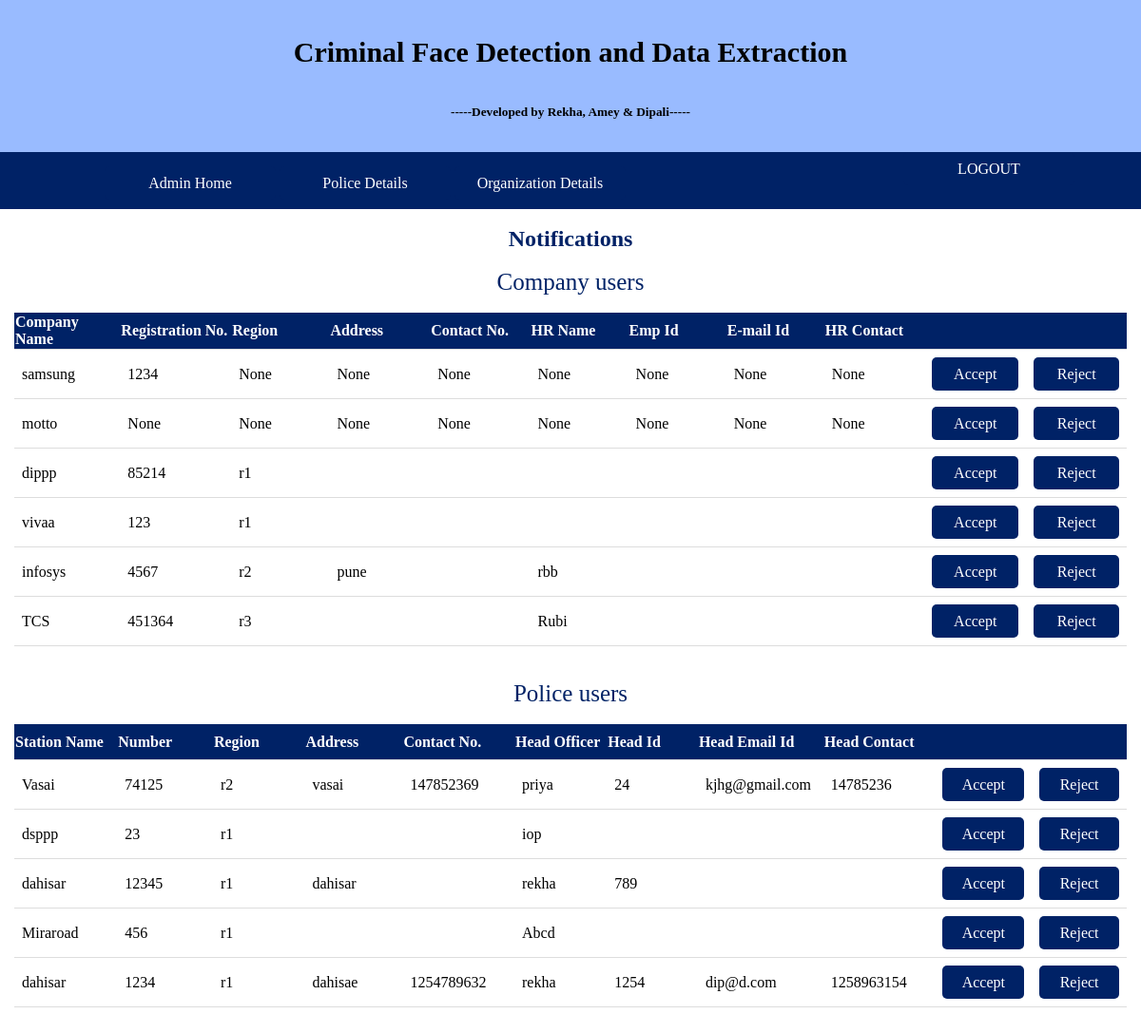
Page /admin_home on the earlier database version.
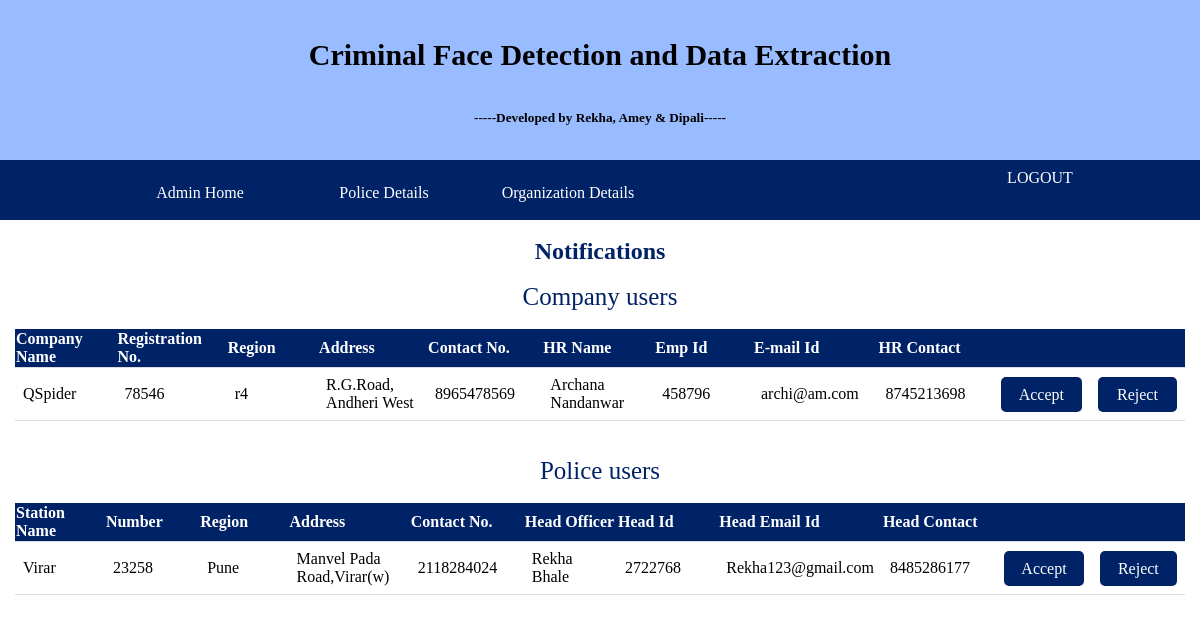
Same page on the later database version.
### tables this page shows
CREATE TABLE "company_reg" (
	`name_of_comp`	TEXT,
	`reg_no`	INTEGER,
	`region`	TEXT,
	`address_comp`	TEXT,
	`ps_phone`	INTEGER,
	`hr_name`	TEXT,
	`emp_id`	INTEGER,
	`hr_aadhar`	INTEGER,
	`hr_pan`	INTEGER,
	`hr_email`	TEXT,
	`hr_mob_no`	NUMERIC,
	`head_user_id`	TEXT,
	`head_pass`	BLOB,
	`head_pass2`	TEXT,
	`status`	INTEGER DEFAULT 'false',
	`usertype`	TEXT DEFAULT 'company'
);

CREATE TABLE "police_reg" (
	`name_of_police_stn`	TEXT,
	`police_stn_no`	INTEGER,
	`region1`	TEXT,
	`address_ps`	TEXT,
	`ps_phone1`	INTEGER,
	`head_officer`	TEXT,
	`head_id`	INTEGER,
	`head_aadhar`	INTEGER,
	`head_pan`	INTEGER,
	`head_email`	TEXT,
	`head_mob_no`	NUMERIC,
	`head_user_id1`	TEXT,
	`head_pass1`	BLOB,
	`head_pass21`	TEXT,
	`usertype`	TEXT DEFAULT 'police',
	`status`	INTEGER DEFAULT 'false'
);

### app.py (the view)
@app.route('/admin_home')
def admin_home():
    con = sqlite3.connect("database.db")
    con.row_factory = sqlite3.Row
    cur = con.cursor()
    cur.execute("select * from company_reg where status='false' ")
    row1 = cur.fetchall()
    cur.execute("select * from police_reg where status='false' ")
    row2 = cur.fetchall()
    return render_template("admin_home.html", row1=row1, row2=row2)

### templates/admin_home.html (shortened to what this page needs)
{% extends 'layout.html' %}
{% block content %}
<br>
    <h2 style="text-align:center; text-decoration:bold;color:#002266;">Notifications</h2>
    <br>
    <p>Company users</p><br>
        <table>
         <thead>
            <th>Company Name</th>
            <th>Registration No.</th>
            <th>Region</th>
            <th>Address</th>
            <th>Contact No.</th>
            <th>HR Name</th>
            <th>Emp Id</th>
            <th>E-mail Id</th>
            <th>HR Contact</th>
            <th></th>
            <th></th>
         </thead>
         {% for row in row1 %}
            <tr>
               <td>{{row["name_of_comp"]}}</td>
               <td>{{row["reg_no"]}}</td>
               <td> {{ row["region"]}}</td>
               <td>{{row['address_comp']}}</td>
                <td>{{row["ps_phone"]}}</td>
               <td>{{row["hr_name"]}}</td>
               <td> {{ row["emp_id"]}}</td>
               <td>{{row["hr_email"]}}</td>
               <td> {{ row["hr_mob_no"]}}</td>
                <td><a href="/accept/{{ row['head_user_id'] }}">Accept</a></td>
                <td><a href="/reject/{{ row['head_user_id'] }}">Reject</a></td>
            </tr>
         {% endfor %}
      </table>
    <br><br>
    <p>Police users</p><br>
      <table>
         <thead>
            <th>Station Name</th>
            <th>Number</th>
            <th>Region</th>
            <th>Address</th>
            <th>Contact No.</th>
            <th>Head Officer</th>
            <th>Head Id</th>
            <th>Head Email Id</th>
            <th>Head Contact</th>
            <th></th>
            <th></th>
         </thead>
         {% for row in row2 %}
            <tr>
               <td>{{row["name_of_police_stn"]}}</td>
               <td>{{row["police_stn_no"]}}</td>
               <td> {{ row["region1"]}}</td>
               <td>{{row['address_ps']}}</td>
                <td>{{row["ps_phone1"]}}</td>
               <td>{{row["head_officer"]}}</td>
               <td> {{ row["head_id"]}}</td>
               <td>{{row["head_email"]}}</td>
               <td> {{ row["head_mob_no"]}}</td>
                <td><a href="/acc/{{ row['head_user_id1'] }}">Accept</a></td>
                <td><a href="/rej/{{ row['head_user_id1'] }}">Reject</a></td>
            </tr>
         {% endfor %}
      </table>
    <br><br><br><br>
{% endblock %}

Differences in the rows shown:
no longer on this page (row edited): company_reg: name_of_comp "samsung", reg_no "1234", region "None", address_comp "None", ps_phone "None", hr_name "None", emp_id "None", hr_email "None", hr_mob_no "None"
no longer on this page (row edited): company_reg: name_of_comp "motto", reg_no "None", region "None", address_comp "None", ps_phone "None", hr_name "None", emp_id "None", hr_email "None", hr_mob_no "None"
removed company_reg: name_of_comp "dippp", reg_no "85214", region "r1"
removed company_reg: name_of_comp "vivaa", reg_no "123", region "r1"
removed company_reg: name_of_comp "infosys", reg_no "4567", region "r2", address_comp "pune", hr_name "rbb"
no longer on this page (row edited): company_reg: name_of_comp "TCS", reg_no "451364", region "r3", hr_name "Rubi"
no longer on this page (row edited): police_reg: name_of_police_stn "Vasai", police_stn_no "74125", region1 "r2", address_ps "vasai", ps_phone1 "147852369", head_officer "priya", head_id "24", head_email "kjhg@gmail.com", head_mob_no "14785236"
removed police_reg: name_of_police_stn "dahisar", police_stn_no "12345", region1 "r1", address_ps "dahisar", head_officer "rekha", head_id "789"
no longer on this page (row edited): police_reg: name_of_police_stn "Miraroad", police_stn_no "456", region1 "r1", head_officer "Abcd"
no longer on this page (row edited): police_reg: name_of_police_stn "dahisar", police_stn_no "1234", region1 "r1", address_ps "dahisae", ps_phone1 "1254789632", head_officer "rekha", head_id "1254", head_email "dip@d.com", head_mob_no "1258963154"
added company_reg: name_of_comp "QSpider", reg_no "78546", region "r4", address_comp "R.G.Road, Andheri West", ps_phone "8965478569", hr_name "Archana Nandanwar", emp_id "458796", hr_email "archi@am.com", hr_mob_no "8745213698"
changed police_reg: name_of_police_stn "dsppp" → "Virar"; police_stn_no "23" → "23258"; region1 "r1" → "Pune"; address_ps (not shown) → "Manvel Pada Road,Virar(w)"; ps_phone1 (not shown) → "2118284024"; head_officer "iop" → "Rekha Bhale"; head_id (not shown) → "2722768"; head_email (not shown) → "Rekha123@gmail.com"; head_mob_no (not shown) → "8485286177"
